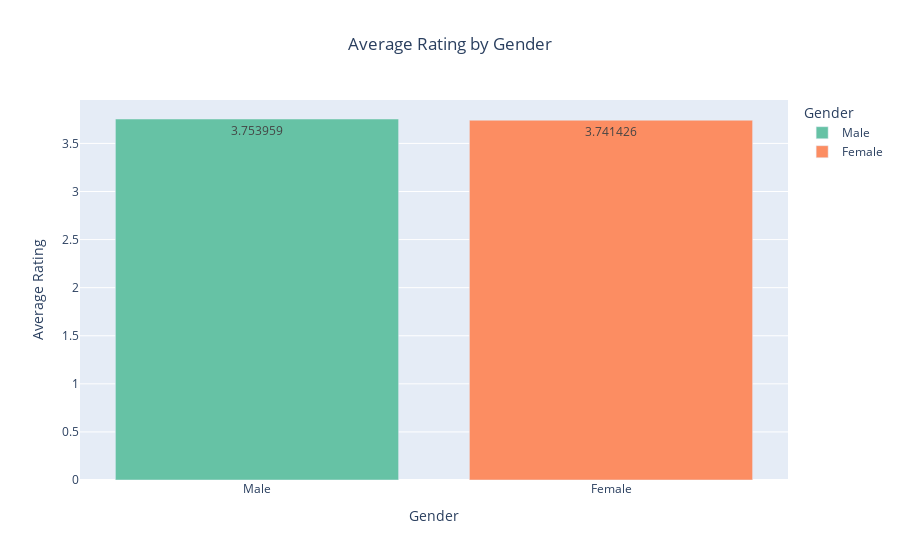

The notebook cell this image was saved under:
### Code cell
import plotly.express as px

# حساب متوسط التقييم لكل Gender
ratings_by_gender = (
    df.groupby("Gender")["Review Rating"]
    .mean()
    .reset_index()
    .sort_values(by="Review Rating", ascending=False)
)

# الرسم
fig = px.bar(
    ratings_by_gender,
    x="Gender",
    y="Review Rating",
    title="Average Rating by Gender",
    text_auto=True,
    color="Gender",  # عشان كل جنس لون مختلف
    color_discrete_sequence=px.colors.qualitative.Set2  # ألوان هادية وواضحة
)

fig.update_layout(
    xaxis_title="Gender",
    yaxis_title="Average Rating",
    title_x=0.5
)

fig.show()

### Figure 1 — Plotly figure (JSON) as saved in the notebook; plotly's stock layout.template omitted (floating-point values rounded to 4 significant figures)
{"data": [{"alignmentgroup": "True", "hovertemplate": "Gender=%{x}<br>Review Rating=%{y}<extra></extra>", "legendgroup": "Male", "marker": {"color": "rgb(102,194,165)", "pattern": {"shape": ""}}, "name": "Male", "offsetgroup": "Male", "orientation": "v", "showlegend": true, "textposition": "auto", "texttemplate": "%{y}", "type": "bar", "x": ["Male"], "xaxis": "x", "y": [3.754], "yaxis": "y"}, {"alignmentgroup": "True", "hovertemplate": "Gender=%{x}<br>Review Rating=%{y}<extra></extra>", "legendgroup": "Female", "marker": {"color": "rgb(252,141,98)", "pattern": {"shape": ""}}, "name": "Female", "offsetgroup": "Female", "orientation": "v", "showlegend": true, "textposition": "auto", "texttemplate": "%{y}", "type": "bar", "x": ["Female"], "xaxis": "x", "y": [3.741], "yaxis": "y"}], "layout": {"barmode": "relative", "legend": {"title": {"text": "Gender"}, "tracegroupgap": 0}, "title": {"text": "Average Rating by Gender", "x": 0.5}, "xaxis": {"anchor": "y", "categoryarray": ["Male", "Female"], "categoryorder": "array", "domain": [0, 1], "title": {"text": "Gender"}}, "yaxis": {"anchor": "x", "domain": [0, 1], "title": {"text": "Average Rating"}}}}
